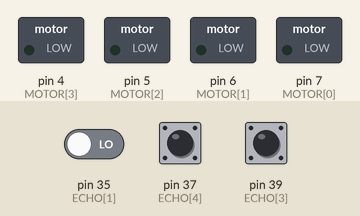
This sketch was run on a simulated Arduino Mega 2560, built with avr-gcc and run on an emulated ATmega2560. Shown: switched loads named in the sketch (green lamp = pin HIGH). Inputs (shaded band) come from the test bench; at power-on: pin 37 (ECHO[4]) LOW, pin 39 (ECHO[3]) LOW, pin 35 (ECHO[1]) LOW. Pins used as bus, display or sensor lines are not drawn.

Above: at 1.2 s.
1.3 s: pin 37 (ECHO[4]) pulsed HIGH 2 times (0.12 s each, 0.3 s apart)
At 3.6 s:
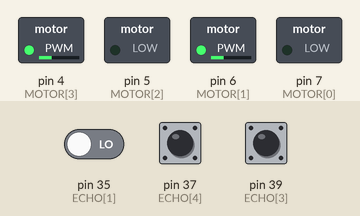
3.9 s: pin 39 (ECHO[3]) pulsed HIGH 5 times (0.12 s each, 0.3 s apart)
At 8.2 s:
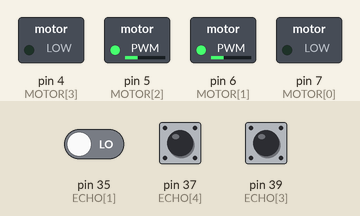
Timing chart, 0 to 55.5 s (numbered marks = the images above; inputs shaded):
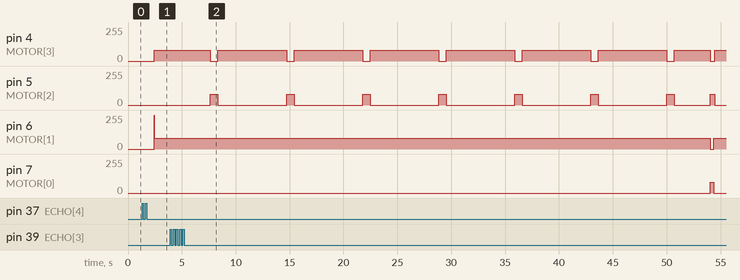

The sketch:

LoopSolver.ino
```cpp
const int TRIG[] = {32,34,40,38,36};
const int ECHO[] = {33,35,41,39,37};
const int MOTOR[] = {7,6,5,4};
const int RR=0, RF=1, LR=2, LF=3, MD=4;
const String POS[] = {"RR","RF","LR","LF","MD"};
const int SENSOR_NUM=5, MOTOR_NUM=2;

const int HX=255, LO=0, BASE=80, LH=BASE, RH=BASE, RX=HX, LX=HX;
const int TIMESTEP=30, CALIBRATE_DELAY=10, TURN_DELAY=375, TURN180_DELAY=TURN_DELAY*2-50, POST_TURN_DELAY=300;
const int PRE_TURN_TIMESTEPS=9, STUCK_RECORD_NUM=15;
const float ROAD_WIDTH = 30.0, TARGET_DIST = 10.0, STUCK_SIDE_DIST=7.0;

float dist[SENSOR_NUM], recordDist[SENSOR_NUM][STUCK_RECORD_NUM];
int rightTurnCounter=0, stuckCounter=0, loopCounter=0;

void forward      (){analogWrite(MOTOR[RF],RH); analogWrite(MOTOR[RR],LO); analogWrite(MOTOR[LF],LH); analogWrite(MOTOR[LR],LO);}
void backward     (){analogWrite(MOTOR[RF],LO); analogWrite(MOTOR[RR],RH); analogWrite(MOTOR[LF],LO); analogWrite(MOTOR[LR],LH);}
void forwardLeft  (){analogWrite(MOTOR[RF],RX); analogWrite(MOTOR[RR],LO); analogWrite(MOTOR[LF],LH); analogWrite(MOTOR[LR],LO);}
void forwardRight (){analogWrite(MOTOR[RF],RH); analogWrite(MOTOR[RR],LO); analogWrite(MOTOR[LF],LX); analogWrite(MOTOR[LR],LO);}
void turnRight    (){analogWrite(MOTOR[RF],LO); analogWrite(MOTOR[RR],LO); analogWrite(MOTOR[LF],LH); analogWrite(MOTOR[LR],LO);}
void turnLeft     (){analogWrite(MOTOR[RF],RH); analogWrite(MOTOR[RR],LO); analogWrite(MOTOR[LF],LO); analogWrite(MOTOR[LR],LO);}
void spinRight    (){analogWrite(MOTOR[RF],LO); analogWrite(MOTOR[RR],RH); analogWrite(MOTOR[LF],LH); analogWrite(MOTOR[LR],LO);}
void spinLeft     (){analogWrite(MOTOR[RF],RH); analogWrite(MOTOR[RR],LO); analogWrite(MOTOR[LF],LO); analogWrite(MOTOR[LR],LH);}
void halt         (){analogWrite(MOTOR[RF],LO); analogWrite(MOTOR[RR],LO); analogWrite(MOTOR[LF],LO); analogWrite(MOTOR[LR],LO);}

void scanSurrounding(){
  digitalWrite(TRIG[RF],HIGH);
  digitalWrite(TRIG[LF],HIGH);
  digitalWrite(TRIG[MD],HIGH);
  delay(TIMESTEP);
  digitalWrite(TRIG[RF], LOW);
  dist[RF] = (float)pulseIn(ECHO[RF],HIGH)/2/29.1;
  digitalWrite(TRIG[MD], LOW);
  dist[MD] = (float)pulseIn(ECHO[MD],HIGH)/2/29.1;
  digitalWrite(TRIG[LF], LOW);
  dist[LF] = (float)pulseIn(ECHO[LF],HIGH)/2/29.1;

  recordDist[RF][stuckCounter]=dist[RF];
  recordDist[LF][stuckCounter]=dist[LF];
  (stuckCounter>=STUCK_RECORD_NUM)? stuckCounter=0: ++stuckCounter;
}

bool stuckHandling(){
  for(int i=0; i<STUCK_RECORD_NUM; ++i)
    if(recordDist[RF][i]>STUCK_SIDE_DIST && recordDist[LF][i]>STUCK_SIDE_DIST)
      return false;

  backward();
  delay(POST_TURN_DELAY);
  (dist[RF]>dist[LF])? spinRight(): spinLeft();
  delay(TURN_DELAY/3);
  forward();
  delay(POST_TURN_DELAY);
  for(int i=0; i<STUCK_RECORD_NUM; ++i){
    recordDist[RF][i]=1000;
    recordDist[LF][i]=1000;
  }
  return true;
}

void calibrate(){
  if(dist[LF]<ROAD_WIDTH && dist[RF]<ROAD_WIDTH){
    (dist[LF]<dist[RF])? forwardRight(): forwardLeft();
    delay(CALIBRATE_DELAY);
  }
  forward();
}

void react(){
  bool right, left, middle;
  right = (dist[RF]>ROAD_WIDTH) ? true: false;
  left  = (dist[LF]>ROAD_WIDTH) ? true: false;
  middle= (dist[MD]>TARGET_DIST)? true: false;

  if(stuckHandling()) return;
  (right)? ++rightTurnCounter: rightTurnCounter=0;

  if(rightTurnCounter>=PRE_TURN_TIMESTEPS && loopCounter<3){
    spinRight();
    delay(TURN_DELAY);
    forward();
    delay(POST_TURN_DELAY);
    ++loopCounter;
  }else if(middle){
    calibrate();
    return;
  }else{
    scanSurrounding();
    right = (dist[RF]>ROAD_WIDTH) ? true: false;
    left  = (dist[LF]>ROAD_WIDTH) ? true: false;
    middle= (dist[MD]>TARGET_DIST)? true: false;
    if(right && loopCounter<3){
      spinRight();
      delay(TURN_DELAY);
      forward();
      delay(POST_TURN_DELAY);
      ++loopCounter;
    }else if(middle){
      calibrate();
      return;
    }else{
      (dist[RF]>dist[LF])? spinRight(): spinLeft();
      delay(TURN180_DELAY);
      forward();
      delay(POST_TURN_DELAY);
      loopCounter=0;
    }
  }
  rightTurnCounter=0;
}

void setup() {
  Serial.begin(9600);
  for(int i=0; i<SENSOR_NUM; ++i){
    pinMode(TRIG[i], OUTPUT);
    pinMode(ECHO[i], INPUT);
    dist[i]=0;
    for(int j=0; j<STUCK_RECORD_NUM; ++j)
      recordDist[i][j]=1000;
  }
  for(int i=0; i<MOTOR_NUM*2; ++i)
    pinMode(MOTOR[i], OUTPUT);
}

void loop(){
  scanSurrounding();
  react();
}
```

Measured:
- after the input at 1.3 s, pin 4 (MOTOR[3]), pin 6 (MOTOR[1]): 0/255 → 80/255 after 1.1 s
